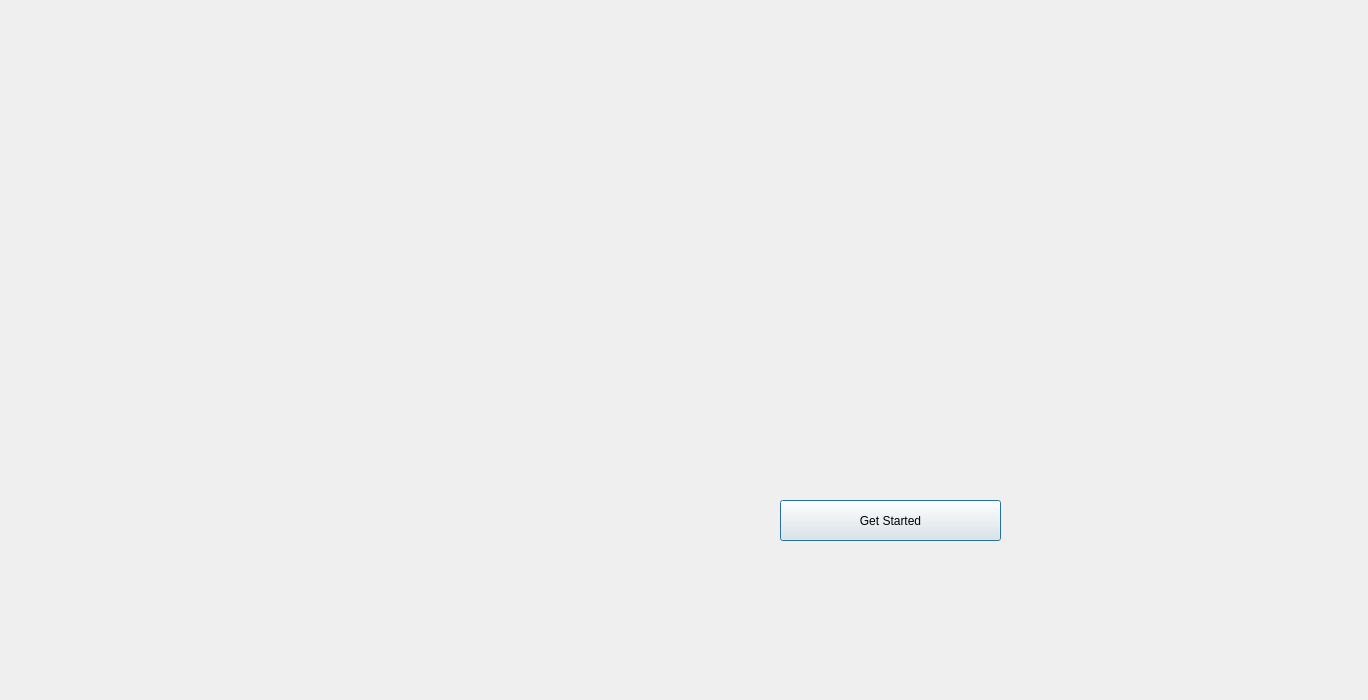
<?xml version="1.0" encoding="UTF-8"?>
<ui version="4.0">
 <class>first</class>
 <widget class="QDialog" name="first">
  <property name="geometry">
   <rect>
    <x>0</x>
    <y>0</y>
    <width>1368</width>
    <height>700</height>
   </rect>
  </property>
  <property name="windowTitle">
   <string>Dialog</string>
  </property>
  <widget class="QLabel" name="label">
   <property name="geometry">
    <rect>
     <x>160</x>
     <y>30</y>
     <width>1211</width>
     <height>651</height>
    </rect>
   </property>
   <property name="text">
    <string/>
   </property>
   <property name="pixmap">
    <pixmap>../../../../Desktop/www.themuncheese.png</pixmap>
   </property>
  </widget>
  <widget class="QPushButton" name="pushButton">
   <property name="geometry">
    <rect>
     <x>780</x>
     <y>500</y>
     <width>221</width>
     <height>41</height>
    </rect>
   </property>
   <property name="text">
    <string>Get Started</string>
   </property>
  </widget>
 </widget>
 <resources/>
 <connections/>
</ui>
